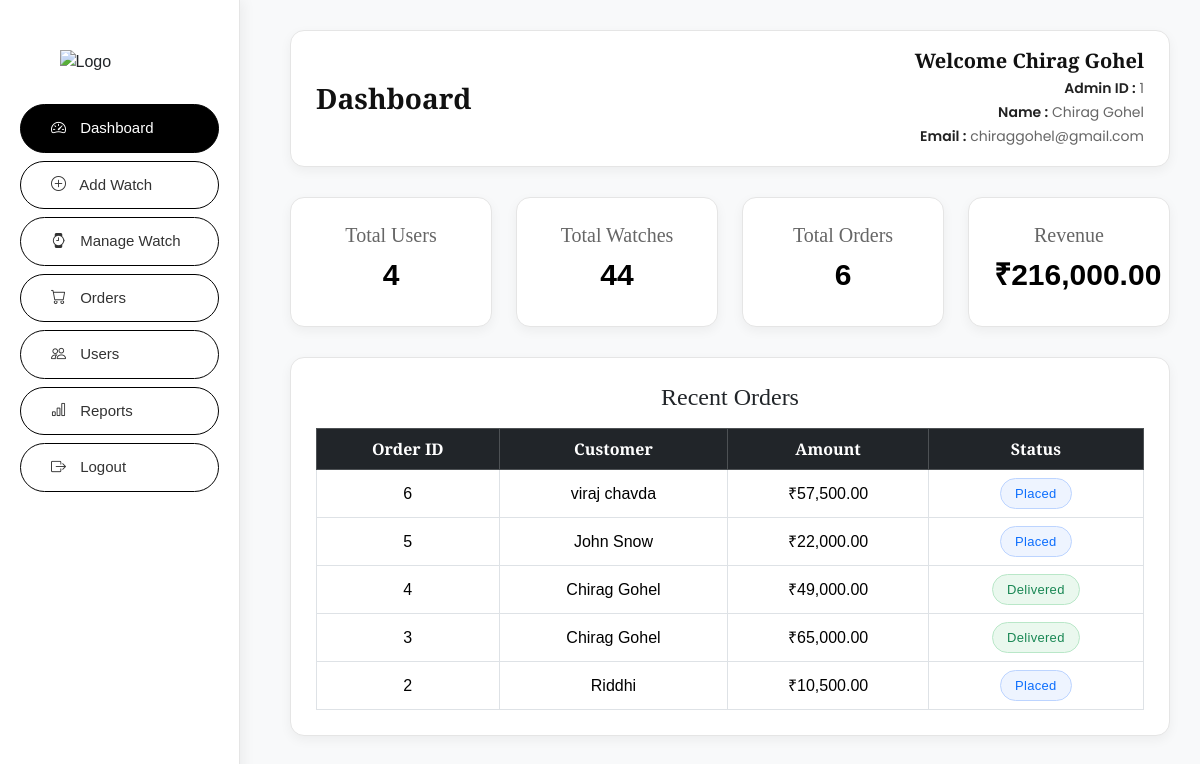
Screenshot of /admin/dashboard.php (signed in) with the database file from the repository.
### tables this page shows
CREATE TABLE `orders` (
  `order_id` int NOT NULL,
  `user_id` int NOT NULL,
  `customer_name` varchar(100) NOT NULL,
  `phone` varchar(15) NOT NULL,
  `amount` decimal(10,2) NOT NULL,
  `payment_status` varchar(50) NOT NULL DEFAULT 'Pending',
  `order_status` varchar(50) NOT NULL DEFAULT 'Processing',
  `created_at` timestamp NULL DEFAULT CURRENT_TIMESTAMP,
  `address_id` int DEFAULT NULL
);

### admin/dashboard.php (the view, shortened to what this page needs)
<?php
    include("../assets/includes/db.php");
    $user_query = "SELECT COUNT(*) as total_users FROM users";
    $user_result = mysqli_query($conn, $user_query);
    $total_users = mysqli_fetch_assoc($user_result)['total_users'];
    $watch_query = "SELECT COUNT(*) as total_watches FROM watches";
    $watch_result = mysqli_query($conn, $watch_query);
    $total_watches = mysqli_fetch_assoc($watch_result)['total_watches'];
    $order_query = "SELECT COUNT(*) as total_orders FROM orders";
    $order_result = mysqli_query($conn, $order_query);
    $total_orders = mysqli_fetch_assoc($order_result)['total_orders'];
    $revenue_query = "SELECT SUM(amount) as total_revenue FROM orders";
    $revenue_result = mysqli_query($conn, $revenue_query);
    $revenue_row = mysqli_fetch_assoc($revenue_result);
    $total_revenue = $revenue_row['total_revenue'] ? $revenue_row['total_revenue'] : 0;
    $recent_orders_query = "SELECT * FROM orders ORDER BY created_at DESC LIMIT 5";
    $recent_orders_result = mysqli_query($conn, $recent_orders_query);
?>
<!DOCTYPE html>
<html lang="en">
<head>
    <link href="https://cdn.jsdelivr.net/npm/bootstrap@5.3.3/dist/css/bootstrap.min.css" rel="stylesheet"/>
    <link href="https://cdn.jsdelivr.net/npm/bootstrap-icons@1.11.3/font/bootstrap-icons.min.css" rel="stylesheet"/>
    <link rel="stylesheet" href="https://cdnjs.cloudflare.com/ajax/libs/font-awesome/6.5.0/css/all.min.css"/>
</head>
<body>
    <div class="sidebar">
        <img src="../assets/Images/Logo.png" alt="Logo"/>
        <a href="dashboard.php" class="active">
            <i class="bi bi-speedometer2"></i> Dashboard
        </a>
        <a href="add-watch.php"> <i class="bi bi-plus-circle"></i> Add Watch </a>
        <a href="manage-watch.php"> <i class="bi bi-watch"></i> Manage Watch </a>
        <a href="orders.php"> <i class="bi bi-cart"></i> Orders </a>
        <a href="users.php"> <i class="bi bi-people"></i> Users </a>
        <a href="reports.php"> <i class="bi bi-bar-chart"></i> Reports </a>
        <a href="../logout.php"> <i class="bi bi-box-arrow-right"></i> Logout </a>
    </div>
    <div class="main-content">
        <div class="top-navbar d-flex justify-content-between align-items-center">
            <h3>Dashboard</h3>
            <div class="admin-info text-end">
                <h5 class="mb-1">Welcome <?php echo $_SESSION['name']; ?></h5>
                <p class="mb-0">
                    <strong>Admin ID :</strong>
                    <?php echo $_SESSION['admin_id']; ?>
                </p>
                <p class="mb-0">
                    <strong>Name :</strong>
                    <?php echo $_SESSION['name']; ?>
                </p>
                <p class="mb-0">
                    <strong>Email :</strong>
                    <?php echo $_SESSION['email']; ?>
                </p>
            </div>
        </div>
        <div class="row g-4">
            <div class="col-md-3">
                <div class="dashboard-card">
                    <h5>Total Users</h5>
                    <h3><?php echo number_format($total_users); ?></h3>
                </div>
            </div>
            <div class="col-md-3">
                <div class="dashboard-card">
                    <h5>Total Watches</h5>
                    <h3><?php echo number_format($total_watches); ?></h3>
                </div>
            </div>
            <div class="col-md-3">
                <div class="dashboard-card">
                    <h5>Total Orders</h5>
                    <h3><?php echo number_format($total_orders); ?></h3>
                </div>
            </div>
            <div class="col-md-3">
                <div class="dashboard-card">
                    <h5>Revenue</h5>
                    <h3>₹<?php echo number_format($total_revenue, 2); ?></h3>
                </div>
            </div>
        </div>
        <div class="table-box text-center">
            <h4 class="mb-3">Recent Orders</h4>
            <table class="table table-bordered table-hover">
                <thead class="table-dark">
                    <tr>
                        <th>Order ID</th>
                        <th>Customer</th>
                        <th>Amount</th>
                        <th>Status</th>
                    </tr>
                </thead>
                <tbody>
                    <?php if (mysqli_num_rows($recent_orders_result) > 0) {
                        while ($order = mysqli_fetch_assoc($recent_orders_result)) {
                            $status = $order['order_status'];
                            $badge_class = "bg-primary";
                            if (strtolower($status) == 'completed' || strtolower($status) == 'delivered') {
                                $badge_class = "bg-success";
                            } elseif (strtolower($status) == 'pending') {
                                $badge_class = "bg-warning text-dark";
                            } elseif (strtolower($status) == 'cancelled') {
                                $badge_class = "bg-danger";
                            }
                    ?>
                        <tr>
                            <td><?php echo $order['order_id']; ?></td>
                            <td><?php echo htmlspecialchars($order['customer_name']); ?></td>
                            <td>₹<?php echo number_format($order['amount'], 2); ?></td>
                            <td><span class="badge <?php echo $badge_class; ?>"><?php echo htmlspecialchars($status); ?></span></td>
                        </tr>
                    <?php
                        }
                    } else { ?>
                        <tr>
                            <td colspan="4" class="text-center">No recent orders found.</td>
                        </tr>
                    <?php } ?>
                </tbody>
            </table>
        </div>
    </div>
</body>
</html>

### admin/dashboard.php (style rules this page uses)
html { overflow-y: scroll; }
body { background:#f8f9fa; font-family:Arial,sans-serif; }
.sidebar { position:fixed; top:0; left:0; width:240px; height:100vh; background:#fff; border-right:1px solid #e5e5e5; padding:20px; box-shadow:4px 0 12px rgba(0,0,0,.05); }
.sidebar img { width:120px; display:block; margin:30px auto; }
.sidebar a { display:block; color:#333; text-decoration:none; padding:12px 30px; border:1px solid #000; border-radius:30px; margin-bottom:8px; font-size:15px; transition:.3s; }
.sidebar a i { margin-right:10px; }
.sidebar a:hover, .sidebar a.active { background:#000; color:#fff; }
.main-content { margin-left:260px; padding:30px; }
.top-navbar { background: #fff; padding: 18px 25px; border-radius: 14px; border: 1px solid #e5e5e5; box-shadow: 0 4px 12px rgba(0,0,0,.05); margin-bottom: 30px; }
.top-navbar h3 { margin: 0; color: #111; font-family: "Cinzel", serif; font-weight: 700; }
.admin-info { text-align: right; }
.admin-info h5 { margin: 0 0 8px; color: #111; font-family: "Cinzel", serif; font-weight: 600; font-size: 20px; }
.admin-info p { margin: 0; font-size: 14px; color: #666; line-height: 1.7; font-family: "Poppins", sans-serif; }
.admin-info p strong { color: #222; font-weight: 600; }
.dashboard-card { background:#fff; border:1px solid #e5e5e5; border-radius:14px; padding:25px; text-align:center; box-shadow:0 4px 12px rgba(0,0,0,.05); transition:.3s; }
.dashboard-card h5 { color:#666; margin-bottom:10px; font-family: "Cinzel", serif; }
.dashboard-card h3 { font-size:30px; font-weight:bold; color:#000; }
.table-box { background:#fff; margin-top:30px; padding:25px; border:1px solid #e5e5e5; border-radius:14px; box-shadow:0 4px 12px rgba(0,0,0,.05); }
.table-box h4, th { font-family: "Cinzel", serif; }
.table { margin-bottom:0; }
.table th, .table td { vertical-align:middle; }
.badge { padding:8px 14px; border-radius:20px; font-size:13px; font-weight:500; letter-spacing:.3px; border:1px solid transparent; }
.bg-success { background:#eaf8ee !important; color:#198754 !important; border-color:#b9e7c8 !important; }
.bg-primary { background:#eef4ff !important; color:#0d6efd !important; border-color:#bcd4ff !important; }

### rows the page displays
orders: order_id "6", customer_name "viraj chavda", amount "57,500.00", order_status "Placed"
orders: order_id "5", customer_name "John Snow", amount "22,000.00", order_status "Placed"
orders: order_id "4", customer_name "Chirag Gohel", amount "49,000.00", order_status "Delivered"
orders: order_id "3", customer_name "Chirag Gohel", amount "65,000.00", order_status "Delivered"
orders: order_id "2", customer_name "Riddhi", amount "10,500.00", order_status "Placed"

### other values shown
$_SESSION['name'] "Chirag Gohel"
$_SESSION['admin_id'] "1"
$_SESSION['email'] "chiraggohel@gmail.com"
$total_users "4"
$total_watches "44"
$total_orders "6"
$total_revenue "216,000.00"
